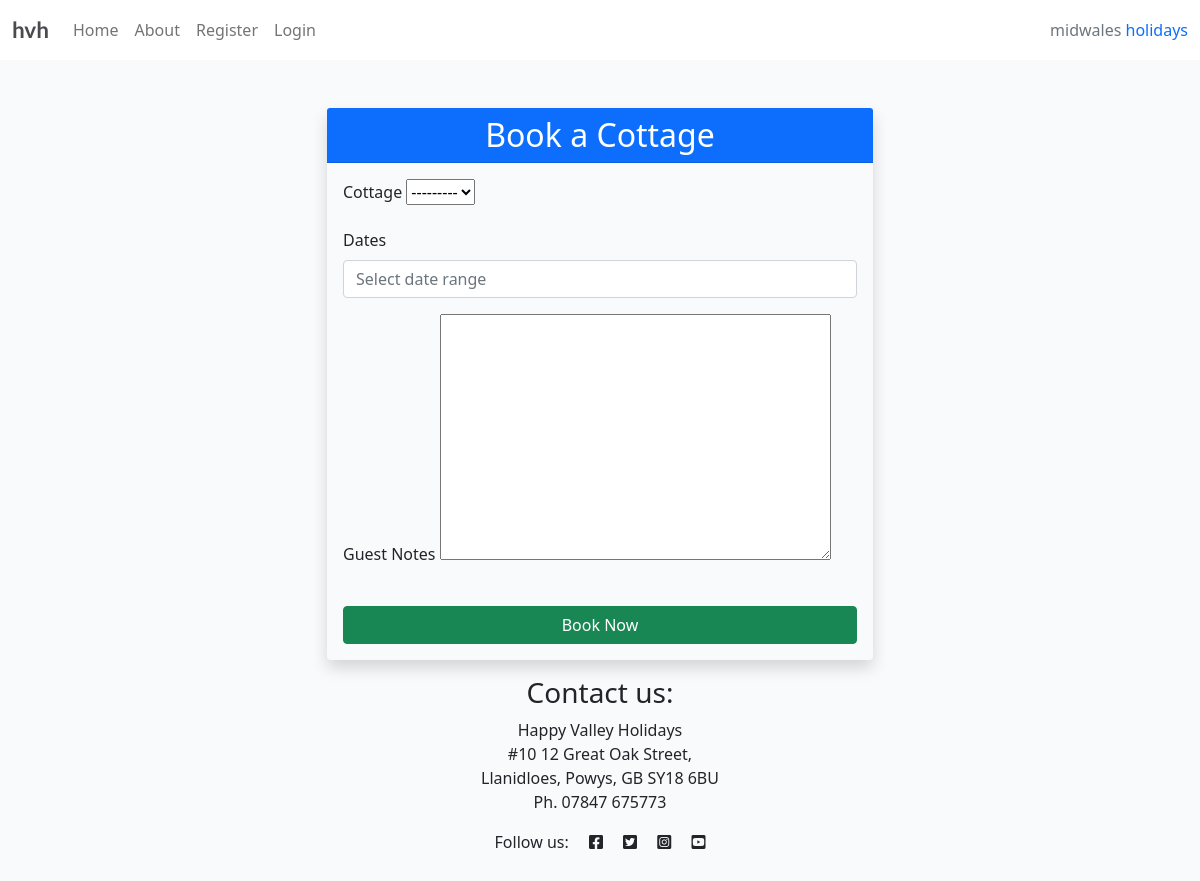
Before: /bookings/new/ with the older database file.
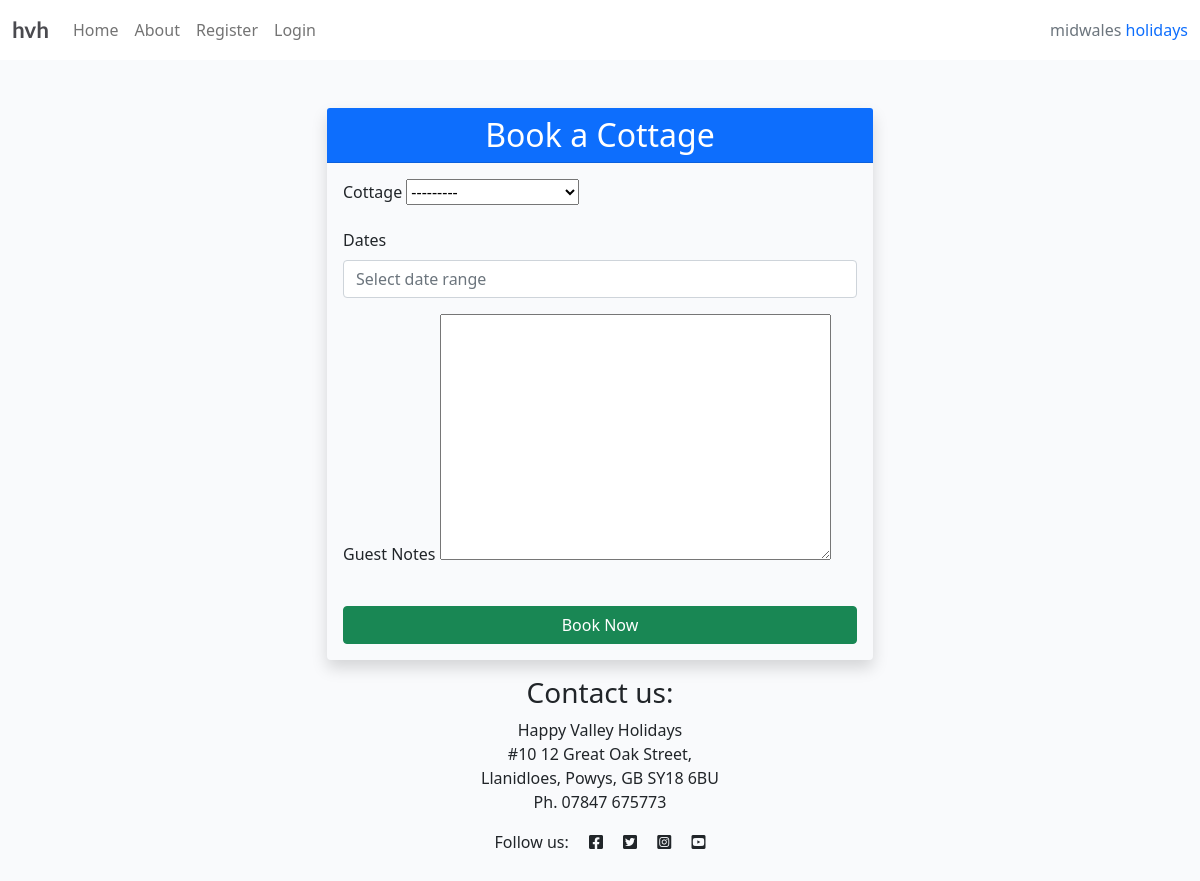
After: the same page with the newer database file.
### cottages/models.py (models this page shows, shortened)
class Cottage(models.Model):
    cottage_id = models.CharField(
        primary_key=True,
        max_length=20,
        default="Pen Y Graig"
    )
    featured_image = models.ImageField(
        upload_to='cottages/featured',
        blank=True,
        null=True,
        default='placeholder'
    )
    description = models.CharField(
        max_length=400,
        blank=True,
        null=True,
        default="Untitled Cottage"
    )
    slug = models.SlugField(max_length=200, blank=True)
    bedrooms = models.IntegerField()
    bathrooms = models.IntegerField()
    max_guests = models.IntegerField()
    price_per_night = models.DecimalField(max_digits=10, decimal_places=2)
    def __str__(self):
        return f"{self.cottage_id} Cottage"

### bookings/views.py (the view, shortened to what this page needs)
class ReservationCreateView(CreateView):
    model = Reservation
    form_class = ReservationForm
    template_name = "bookings/reservation_form.html"
    success_url = reverse_lazy("home")  # adjust
    def get_context_data(self, **kwargs):
        context = super().get_context_data(**kwargs)
        cottage_id = self.request.GET.get('cottage')
        if cottage_id:
            reservations = Reservation.objects.filter(cottage_id=cottage_id)
        else:
            reservations = Reservation.objects.all()
        booked_ranges = []
        for r in reservations:
            booked_ranges.append([
                r.check_in_date.strftime('%Y-%m-%d'),
                r.check_out_date.strftime('%Y-%m-%d')
            ])
        context['booked_ranges_json'] = json.dumps(booked_ranges)
        return context

### bookings/forms.py (shortened to what this page needs)
class ReservationForm(forms.ModelForm):
    dates = forms.CharField(widget=FlatpickrRangeInput(), label="Dates")
    class Meta:
        model = Reservation
        fields = ["cottage", "dates", "guest_notes"]

### bookings/templates/bookings/reservation_form.html (shortened to what this page needs)
{% extends "base.html" %} {% load static %} {% block content %}
<div class="container mt-5">
  <div class="row justify-content-center">
    <div class="col-md-8 col-lg-6">
      <div class="card shadow">
        <div class="card-header text-center bg-primary text-white">
          <h2 class="mb-0">Book a Cottage</h2>
        </div>
        <div class="card-body">
          <form method="post">
            <div class="mb-3">
              <label for="id_cottage" class="form-label">Cottage</label>
              {{ form.cottage }}
            </div>
            <div class="mb-3">
              <label for="id_dates" class="form-label">Dates</label>
              <input
                type="text"
                id="id_dates"
                name="dates"
                class="form-control"
                placeholder="Select date range"
                autocomplete="off"
                value="{{ form.dates.value|default_if_none:'' }}"
              />
            </div>
            <div class="mb-3">
              <label for="id_guest_notes" class="form-label">Guest Notes</label>
              {{ form.guest_notes }}
            </div>
            <button type="submit" class="btn btn-success w-100 mt-3">
              Book Now
            </button>
          </form>
        </div>
      </div>
    </div>
  </div>
</div>
{% endblock %} {% block extras %} {{ block.super }}
<link
  rel="stylesheet"
  href="https://cdn.jsdelivr.net/npm/flatpickr/dist/flatpickr.min.css"
/>
{% endblock %}

Changed rows visible on the page:
added Cottage: cottage "---------"
Other visible differences:
form field cottage: "---------" → (not shown)
